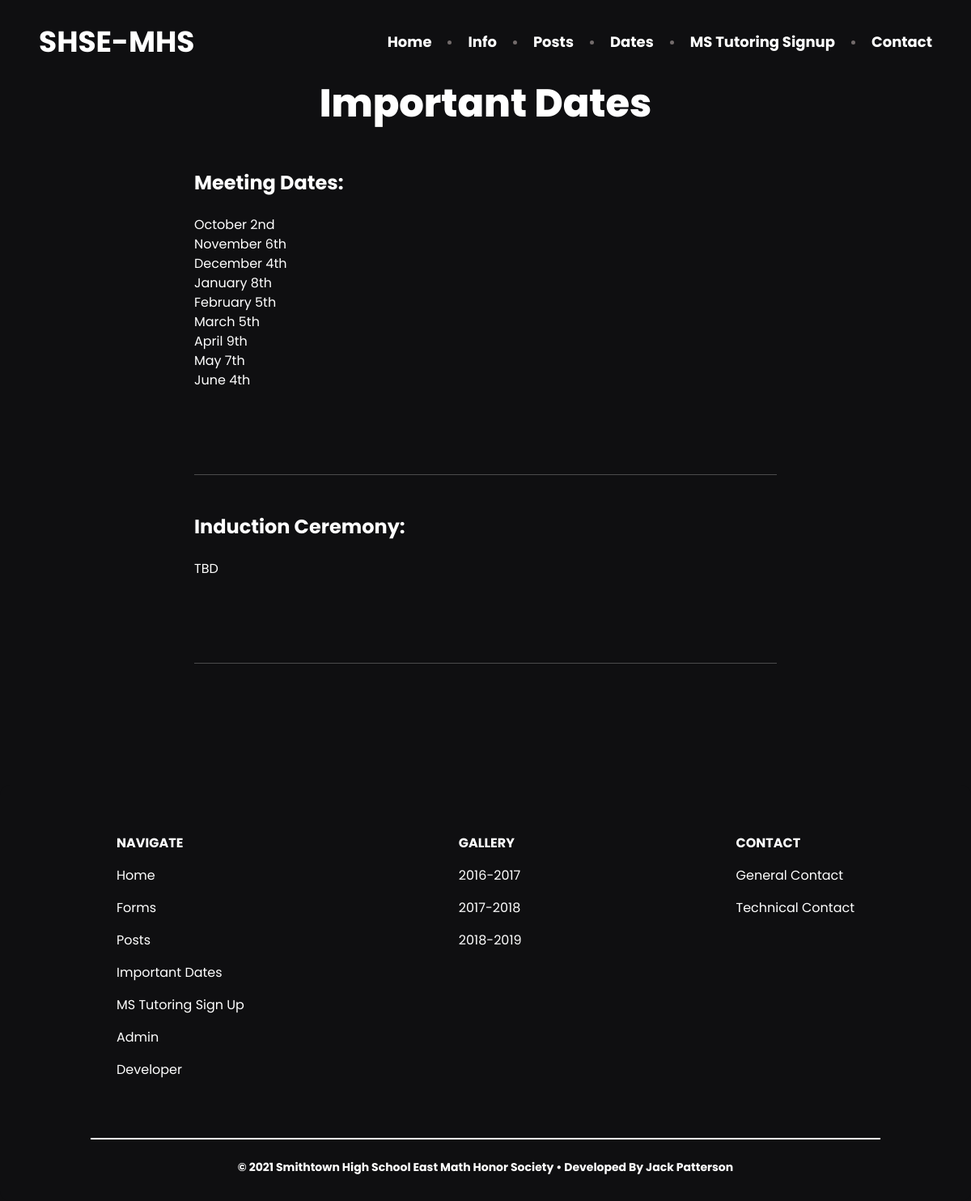
The app's page /dates, older data.
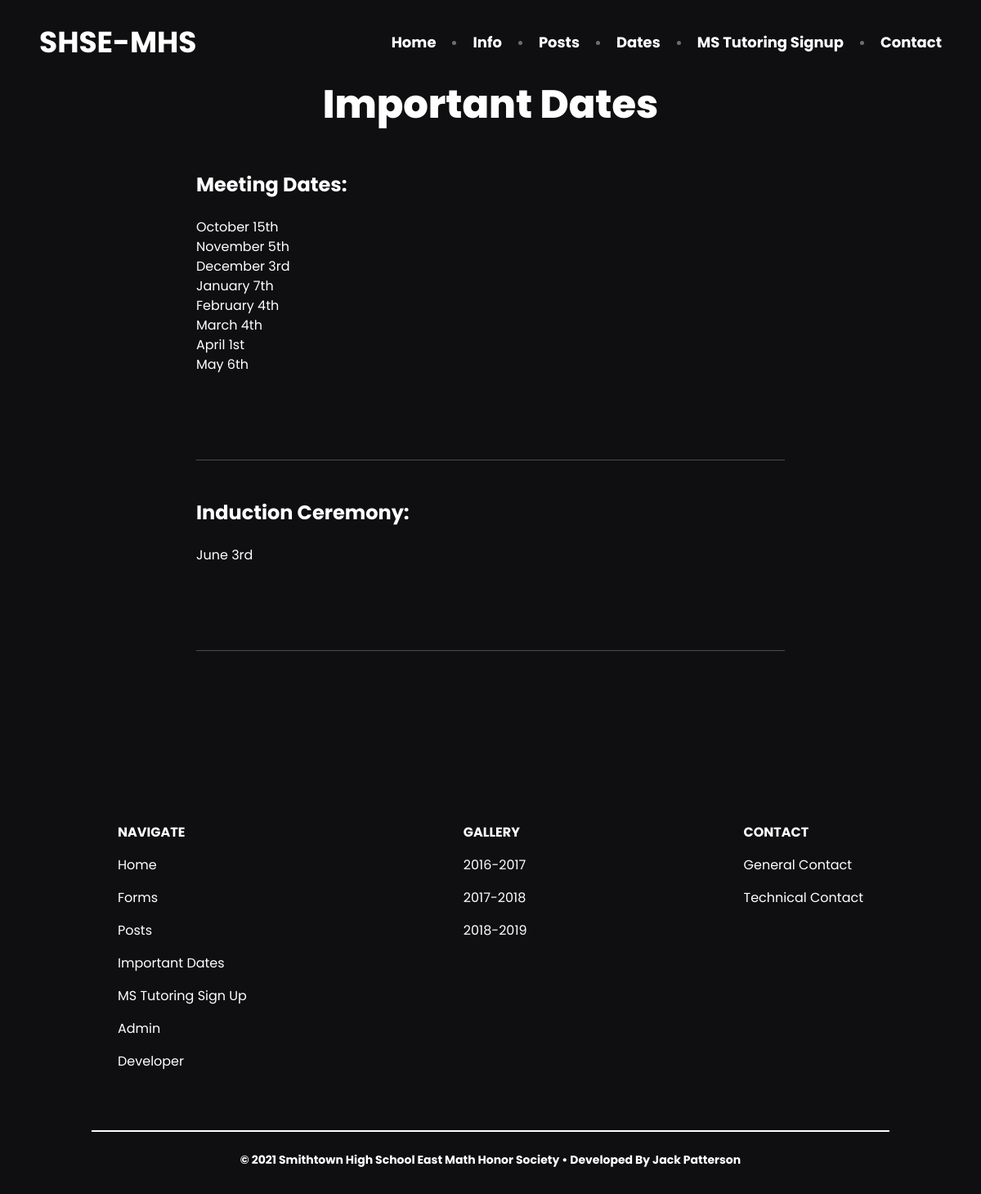
The same page, newer data.
### users/models.py (models this page shows, shortened)
class Dates(models.Model):
    title = models.CharField(verbose_name="Title", max_length=254)
    dates = models.TextField(verbose_name='Message', max_length=5000)
    class Meta:
         verbose_name = "Date"
         verbose_name_plural = "Dates"

### users/views.py (the view)
# urls.py: path('dates', views.DatesList.as_view(), name='dates'),
class DatesList(ListView):
    model = Dates
    template_name = 'users/dates'  # <app>/<model>_<viewtype>.html
    context_object_name = 'dates'
    ordering = ['id']
    paginate_by = 5

### users/templates/users/dates_list.html (shortened to what this page needs)
{% extends 'users/base.html' %}
{%block content%}
<h2 class="relative text-4xl font-extrabold tracking-normal sm:text-5xl text-white text-center">Important Dates</h2>
   <div class='mt-10'>
    {% for d in dates %}
 <div class="max-w-3xl mx-auto px-4 sm:px-6 xl:max-w-5xl xl:px-0" data-aos="smooth5" data-aos-easing="ease-in-out-cubic">
    <main>
       <div class="divide-y divide-gray-200">
          <ul class="divide-y divide-gray-200">
             <li class="py-12">
                <article class="space-y-2 xl:grid xl:grid-cols-4 xl:space-y-0 xl:items-baseline">
                   <div class="space-y-5 xl:col-span-3">
                      <div class="space-y-6">
                         <h2 class="text-2xl font-bold tracking-normal text-white">{{d.title}}</h2>
                         <div class="prose max-w-none text-gray-500">
                            <div class="prose max-w-none text-white">
                               <p>{{d.dates|linebreaks}}</p>
                            </div>
                         </div>
                      </div>
                   </div>
                </article>
             </li>
             <hr class='bg-white mt-14'>
          </ul>
       </div>
 </div>
 {% endfor %}
 <div class="container mx-auto flex flex-wrap pt-4 pb-12 max-w-3xl" data-aos="smooth"
 data-aos-easing="ease-in-out-cubic">
 <div class="w-full mx-auto md:w-1/2 md:p-6 flex flex-col flex-grow flex-shrink">
 </div>
</div>
    {% include "users/footer.html" %}
    {%endblock content%}

### users/templates/users/base.html (shortened to what this page needs)
{% load static %}
<!DOCTYPE html>
<html lang="en">
<head>
    <link href="https://cdn.jsdelivr.net/npm/bootstrap@5.0.2/dist/css/bootstrap.min.css" rel="stylesheet"
>
    <link rel='stylesheet' type='text/css' href='"../../../static/users/css/index.css'>
    <link rel='stylesheet' type='text/css' href="../../../static/users/css/tailwind.css">
    <link rel='stylesheet' type='text/css' href="../../../static/users/css/owl.min.css">
    <link rel="stylesheet" href="https://unpkg.com/aos@next/dist/aos.css" />
</head>
<section class="py-8 px-5 lg:px-10 bg-gray-800">
    <nav class="relative flex justify-between items-center">
        <a class="text-2xl text-white font-bold" href="{% url 'index' %}" data-config-id="brand">
            <h1 class='text-white text-4xl'>SHSE-MHS</h1>
        </a>
        <div class="hidden lg:block ml-auto">
            <ul class="flex items-center space-x-5">
                <li><a class=" font-bold text-lg text-white" href="{% url 'index' %}" data-config-id="link1">Home</a>
                </li>
                <span>
                    <svg width="5" height="5" viewbox="0 0 5 5" fill="none" xmlns="http://www.w3.org/2000/svg">
                        <circle cx="2.5" cy="2.5" r="2.5" fill="#726B6B"></circle>
                    </svg>
                </span>
                <li><a class="text-white font-bold text-lg" href="{% url 'forms' %}" data-config-id="link2">Info</a>
                </li>
                <span>
                    <svg width="5" height="5" viewbox="0 0 5 5" fill="none" xmlns="http://www.w3.org/2000/svg">
                        <circle cx="2.5" cy="2.5" r="2.5" fill="#726B6B"></circle>
                    </svg>
                </span>
                <li><a class="text-white font-bold text-lg" href="{% url 'announcements' %}"
                        data-config-id="link3">Posts</a></li>
                <span>
                    <svg width="5" height="5" viewbox="0 0 5 5" fill="none" xmlns="http://www.w3.org/2000/svg">
                        <circle cx="2.5" cy="2.5" r="2.5" fill="#726B6B"></circle>
                    </svg>
                </span>
                <li><a class="text-white font-bold text-lg" href="{% url 'dates' %}" data-config-id="link4">Dates</a>
                </li>
                <span>
                    <svg width="5" height="5" viewbox="0 0 5 5" fill="none" xmlns="http://www.w3.org/2000/svg">
                        <circle cx="2.5" cy="2.5" r="2.5" fill="#726B6B"></circle>
                    </svg>
                </span>
                <li><a class="text-white font-bold text-lg" href="{% url 'signup' %}" data-config-id="link4">MS Tutoring
                        Signup</a></li>
                <span>
                    <svg width="5" height="5" viewbox="0 0 5 5" fill="none" xmlns="http://www.w3.org/2000/svg">
                        <circle cx="2.5" cy="2.5" r="2.5" fill="#726B6B"></circle>
                    </svg>
                </span>
                <li><a class="text-white font-bold text-lg" href="{% url 'contact' %}"
                        data-config-id="link4">Contact</a></li>
            </ul>
        </div>
    </nav>
</section>
{%block content%}
{% endblock content %}
</body>
</html>

### users/templates/users/footer.html
<footer class="footer relative pt-1 border-blue-700 rounded-xl"  style='background-color: #0f0f11;'>
    <div class="container mx-auto px-6 text-white" >
        <div class="sm:flex sm:mt-8">
            <div class="mt-8 sm:mt-0 sm:w-full sm:px-8 flex flex-col md:flex-row justify-between">
                <div class="flex flex-col">
                    <span class="font-bold text-gray-700 uppercase mb-2 mt-4 sm:mt-0">Navigate</span>
                    <span class="my-2"><a href="{% url 'index' %}" class="transition text-blue-700  text-md hover:text-blue-500">Home</a></span>
                    <span class="my-2"><a href="{% url 'forms' %}" class="transition text-blue-700  text-md hover:text-blue-500">Forms</a></span>
                    <span class="my-2"><a href="{% url 'announcements' %}" class="transition text-blue-700  text-md hover:text-blue-500">Posts</a></span>
                    <span class="my-2"><a href="{% url 'dates' %}" class="transition text-blue-700  text-md hover:text-blue-500">Important Dates</a></span>
                    <span class="my-2"><a href="{% url 'signup' %}" class="transition text-blue-700  text-md hover:text-blue-500">MS Tutoring Sign Up</a></span>
                    <span class="my-2"><a href="{% url 'login' %}" class="transition text-blue-700  text-md hover:text-blue-500">Admin</a></span>
                    <span class="my-2"><a href="https://jpdigital.info" class="transition text-blue-700  text-md hover:text-blue-500">Developer</a></span>
                </div>
                <div class="flex flex-col">
                    <span class="font-bold text-gray-700 uppercase md:mt-0 mb-2 mt-4 sm:mt-0">Gallery</span>
                    <span class="my-2"><a href="#" class="transition text-blue-700 text-md hover:text-blue-500">2016-2017</a></span>
                    <span class="my-2"><a href="#" class="transition text-blue-700  text-md hover:text-blue-500">2017-2018</a></span>
                    <span class="my-2"><a href="#" class="transition text-blue-700 text-md hover:text-blue-500">2018-2019</a></span>
                </div>
                <div class="flex flex-col">
                    <span class="font-bold text-gray-700 uppercase md:mt-0 mb-2 mt-4 sm:mt-0">Contact</span>
                    <span class="my-2"><a href="{% url 'contactGeneral' %}" class="transition text-blue-700  text-md hover:text-blue-500">General Contact</a></span>
                    <span class="my-2"><a href="{% url 'contactTechnical' %}" class="transition text-blue-700  text-md hover:text-blue-500">Technical Contact</a></span>
                </div>
            </div>
        </div>
    </div>
    <div class="container mx-auto px-6">
        <div class="mt-16 border-t-2 border-white flex flex-col items-center">
            <div class="sm:w-2/3 text-center py-6">
                <p class="text-sm text-blue-700 font-bold mb-2 text-white">
                    © 2021 Smithtown High School East Math Honor Society • Developed By Jack Patterson
                </p>
            </div>
        </div>
    </div>
</footer>

### users/static/users/css/index.css (style rules this page uses)
[data-aos="smooth"] { opacity: 0; transition-property: transform; }
[data-aos="smooth5"] { opacity: 0; transition-property: transform; }
[data-aos="smooth5"].aos-animate { opacity: 1; -webkit-animation: slide-top 0.5s cubic-bezier(0.250, 0.460, 0.450, 0.940) both; animation: slide-top 0.5s 200ms cubic-bezier(0.250, 0.460, 0.450, 0.940) both; }

Row changes from the older to the newer data that the page shows:
changed Dates "Meeting Dates:": dates "October 2nd November 6th December 4th January 8th February 5th March 5th April 9th May 7th June 4th" → "October 15th November 5th December 3rd January 7th February 4th March 4th April 1st May 6th"
changed Dates "Induction Ceremony:": dates "TBD" → "June 3rd"
